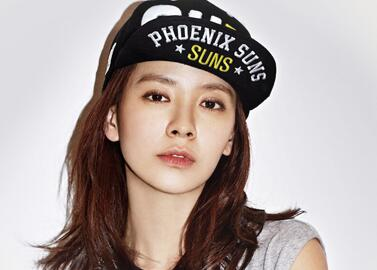
#> input picture assets/sample_2.jpg, 377 x 270 px
$ python 26.bl_interpolation.py
#> lines starting #> are read from the running program, lines starting #| are printed output that depends on the picture
#> in main, img is the input picture: shape (270, 377, 3); mean B, G, R 161, 164.1, 176.2
# -*- encoding: utf-8 -*-
import cv2 as cv
import numpy as np


def bl_interpolation(img,ax=1.,ay=1.):
#> called with ax = 1.5, ay = 1.5
    H, W, _ = img.shape
#> H = 270; W = 377

    aH = int(ay * H)
#> aH = 405
    aW = int(ax * W)
#> aW = 565

    y = np.arange(aH).repeat(aW).reshape(aH, -1)
    x = np.tile(np.arange(aW), (aH, 1))
    y=y/ay
    x=x/ax

    iy=np.floor(y).astype(np.int8)
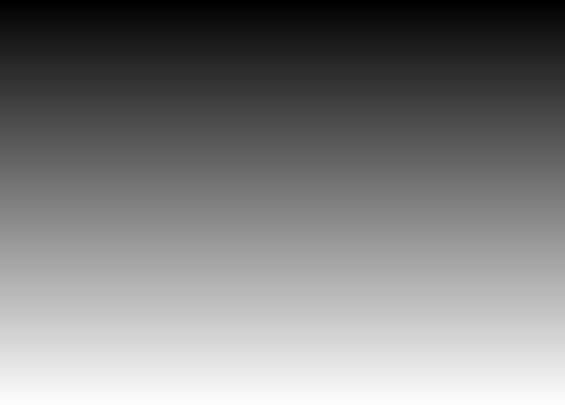
#> y: shape (405, 565) float64; min 0, max 269.3, mean 134.7; drawn with min black and max white
    ix=np.floor(x).astype(np.int8)
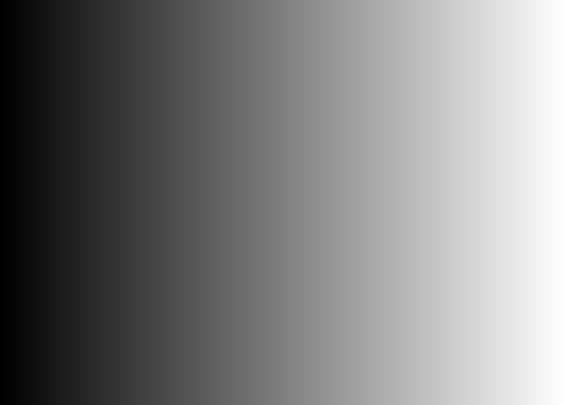
#> x: shape (405, 565) float64; min 0, max 376, mean 188; drawn with min black and max white

    iy=np.minimum(iy,H-2)
    ix=np.minimum(ix,W-2)

    dy=y-iy
    dx=x-ix

    dx = np.repeat(np.expand_dims(dx, axis=-1), 3, axis=-1)
    dy = np.repeat(np.expand_dims(dy, axis=-1), 3, axis=-1)

    out = (1 - dx) * (1 - dy) * img[iy, ix] + dx * (1 - dy) * img[iy, ix + 1] + (
                1 - dx) * dy * img[iy + 1, ix] + dx * dy * img[iy + 1, ix + 1]
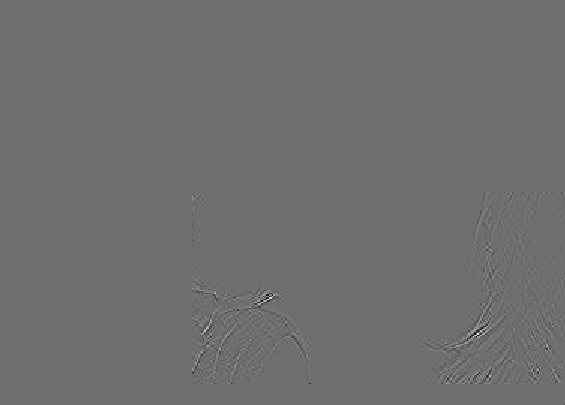
#> out: shape (405, 565, 3) float64; mean B, G, R 207.7, 218.6, 229.5; drawn with min black and max white

    out = np.clip(out, 0, 255)
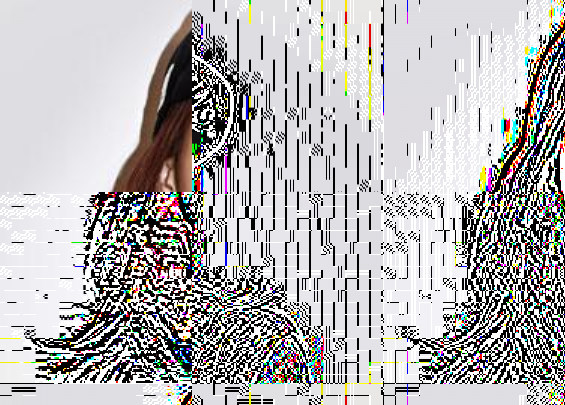
#> out: shape (405, 565, 3) float64; mean B, G, R 180.6, 179.5, 181.5
    out = out.astype(np.uint8)

    return out


def main():
    img = cv.imread('../assets/sample_2.jpg')
    out = bl_interpolation(img,ax=1.5,ay=1.5)
    cv.imshow('', out)
    cv.waitKey(0)


if __name__ == '__main__':
    main()

$ run again, with assets/sample_1.jpg copied over assets/sample_2.jpg
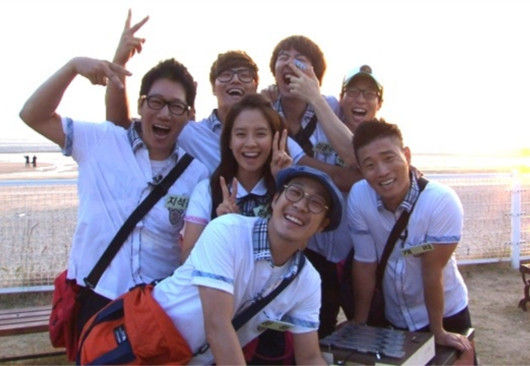
#> input picture assets/sample_1.jpg, 530 x 366 px
#> in main, img is the input picture: shape (366, 530, 3); mean B, G, R 164.7, 151.3, 158.8
#> in bl_interpolation, `out = (1 - dx) * (1 - dy) * img[iy, ix] + dx * (1 - dy) * img[iy, ix +..`:
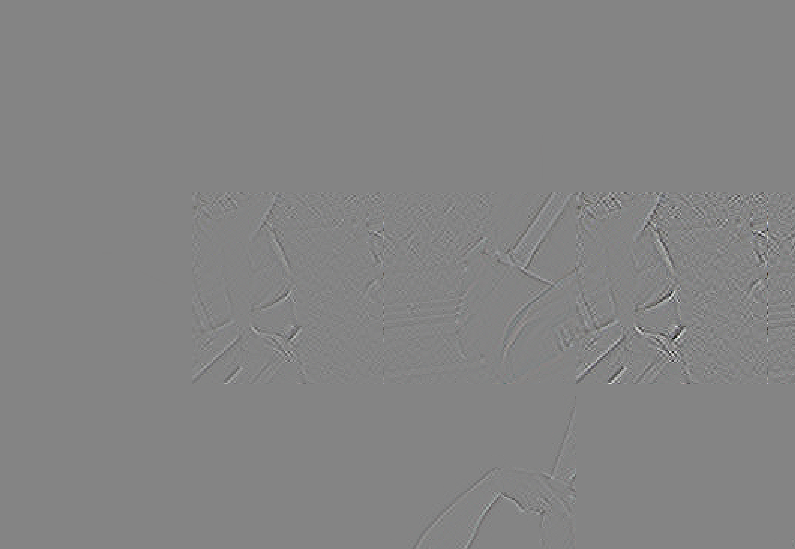
#> out: shape (549, 795, 3) float64; mean B, G, R -106.6, 0.6, 1.4; drawn with min black and max white
#> in bl_interpolation, `out = np.clip(out, 0, 255)`:
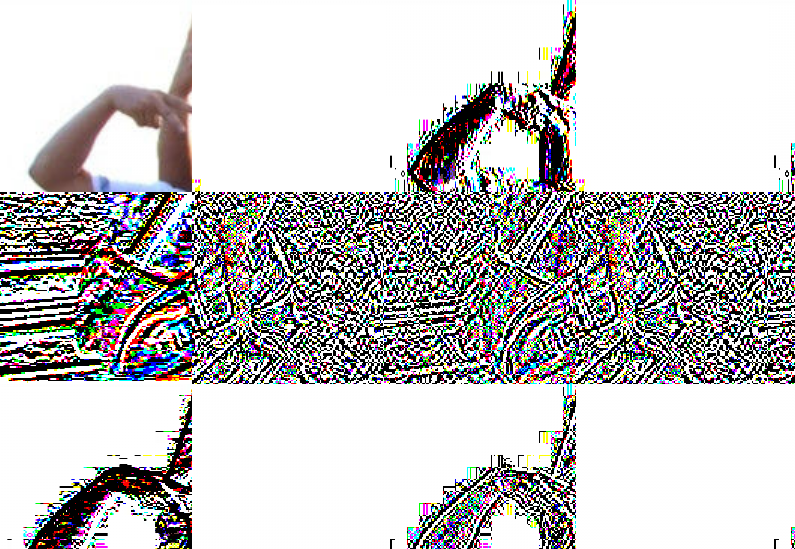
#> out: shape (549, 795, 3) float64; mean B, G, R 193.3, 193, 194.5
